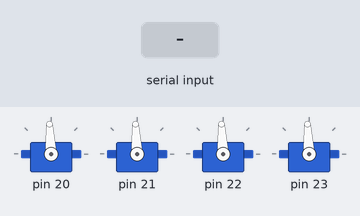
Recording of a sketch running on a simulated Arduino Mega 2560, built with avr-gcc and run on an emulated ATmega2560. Parts: 4 × servo. The test bench sets the inputs (shaded band).

Above: at 1.2 s.
1.3 s: "Y" received over Serial
Timing chart, 0 to 4.3 s (numbered marks = the images above; inputs shaded):
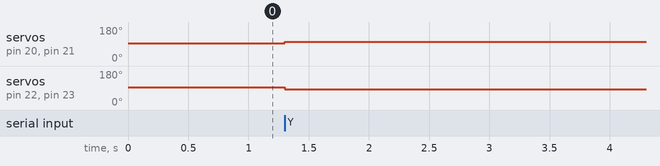

Measured:
- after the input at 1.3 s, servo on pin 20, servo on pin 21: 93° → 102° at once; servo on pin 22, servo on pin 23: 93° → 83° at once

The sketch:

gogo_robot.ino
```cpp
#include <Servo.h>
#include "SBUS.h"

// a SBUS object, which is on hardware
// serial port 1
SBUS x8r(Serial1);

Servo left[2];
Servo right[2];

// channel, fail safe, and lost frames data
uint16_t channels[16];
bool failSafe;
bool lostFrame;
int count = 0;

void set_speeds(double left_speed, double right_speed) {
  right_speed *= -1;

  left_speed *= 500;
  left_speed += 1500;

  right_speed *= 500;
  right_speed += 1500;

  left[0].writeMicroseconds(left_speed);
  left[1].writeMicroseconds(left_speed);

  right[0].writeMicroseconds(right_speed);
  right[1].writeMicroseconds(right_speed);
}

unsigned long last_updated = millis();

void setup() {
  // begin the SBUS communication
  x8r.begin();
  Serial.begin(9600);

  left[0].attach(20);
  left[1].attach(21);

  right[0].attach(22);
  right[1].attach(23);

  set_speeds(0, 0);
}

void loop() {

  // look for a good SBUS packet from the receiver

  /*if(x8r.read(&channels[0], &failSafe, &lostFrame)){
    last_updated = millis();

    if ( channels[5] == 1811 && count!=1 ) {
      double throttle = channels[2] - 992;
      throttle /= 819.0;

      double steering = 1100 - 992;
      steering /= 819.0;

      double left_m = throttle + steering;
      double right_m = throttle - steering;
      Serial.println(channels[0]);
      /*set_speeds(0.25, 0.25);
      delay(5000);
      for(int i = 0; i<10; i++){
        set_speeds(left_m, right_m);
        delay(100);
      }
      for(int i1 = 0; i1<10; i1++){
        set_speeds(right_m, left_m);
        delay(100);
      }
      set_speeds(0, 0);
      delay(1000);
      count++;
    }
    else
      set_speeds(0, 0);

  }

  if ( failSafe )
    set_speeds(0, 0);

  if ( millis() - last_updated > 500 ){
    set_speeds(0, 0);
  }*/

      double throttle = channels[2] - 992;
      throttle /= 819.0;
      double steering = 1100 - 992;
      steering /= 819.0;
      double left_m = 0 + steering;
      double right_m = 0 - steering;

      if(Serial.read() == 'Y'){
        set_speeds(0.2, 0.2);
      }
      else if(Serial.read() == 'N' || Serial.read() == 'R' || Serial.read() == 'L'){
        set_speeds(0, 0);
      }

      if(Serial.read() == 'R'){

        set_speeds(0.3, -0.1);
        /*delay(25);*/
      }
      else if(Serial.read() == 'L'){
        set_speeds(-0.1, 0.3);

      }


}
```

SBUS.h
```cpp
// (licence header left out)
#ifndef SBUS_h
#define SBUS_h

#include "Arduino.h"
#include "elapsedMillis.h"

/*
* Hardware Serial Supported:
* Teensy 3.0 || Teensy 3.1/3.2 || Teensy 3.5 || Teensy 3.6 || Teensy LC  || STM32L4 || Maple Mini
*/
#if defined(__MK20DX128__) 	|| defined(__MK20DX256__) || defined(__MK64FX512__)	\
	|| defined(__MK66FX1M0__) || defined(__MKL26Z64__) 	|| defined(STM32L496xx)		\
	|| defined(STM32L476xx) 	|| defined(STM32L433xx) 	|| defined(STM32L432xx)		\
	|| defined(_BOARD_MAPLE_MINI_H_)
#endif

class SBUS{
	public:
		SBUS(HardwareSerial& bus);
		void begin();
		bool read(uint16_t* channels, bool* failsafe, bool* lostFrame);
		bool readCal(float* calChannels, bool* failsafe, bool* lostFrame);
		void write(uint16_t* channels);
		void writeCal(float *channels);
		void setEndPoints(uint8_t channel,uint16_t min,uint16_t max);
		void getEndPoints(uint8_t channel,uint16_t *min,uint16_t *max);
		void setReadCal(uint8_t channel,float *coeff,uint8_t len);
		void getReadCal(uint8_t channel,float *coeff,uint8_t len);
		void setWriteCal(uint8_t channel,float *coeff,uint8_t len);
		void getWriteCal(uint8_t channel,float *coeff,uint8_t len);
		~SBUS();
  private:
		const uint32_t _sbusBaud = 100000;
		static const uint8_t _numChannels = 16;
		const uint8_t _sbusHeader = 0x0F;
		const uint8_t _sbusFooter = 0x00;
		const uint8_t _sbus2Footer = 0x04;
		const uint8_t _sbus2Mask = 0x0F;
		const uint32_t SBUS_TIMEOUT_US = 7000;
		uint8_t _parserState, _prevByte = _sbusFooter, _curByte;
		static const uint8_t _payloadSize = 24;
		uint8_t _payload[_payloadSize];
		const uint8_t _sbusLostFrame = 0x04;
		const uint8_t _sbusFailSafe = 0x08;
		const uint16_t _defaultMin = 172;
		const uint16_t _defaultMax = 1811;
		uint16_t _sbusMin[_numChannels];
		uint16_t _sbusMax[_numChannels];
		float _sbusScale[_numChannels];
		float _sbusBias[_numChannels];
		float **_readCoeff, **_writeCoeff;
		uint8_t _readLen[_numChannels],_writeLen[_numChannels];
		bool _useReadCoeff[_numChannels], _useWriteCoeff[_numChannels];
		HardwareSerial* _bus;
		bool parse();
		void scaleBias(uint8_t channel);
		float PolyVal(size_t PolySize, float *Coefficients, float X);
};

#endif
```
